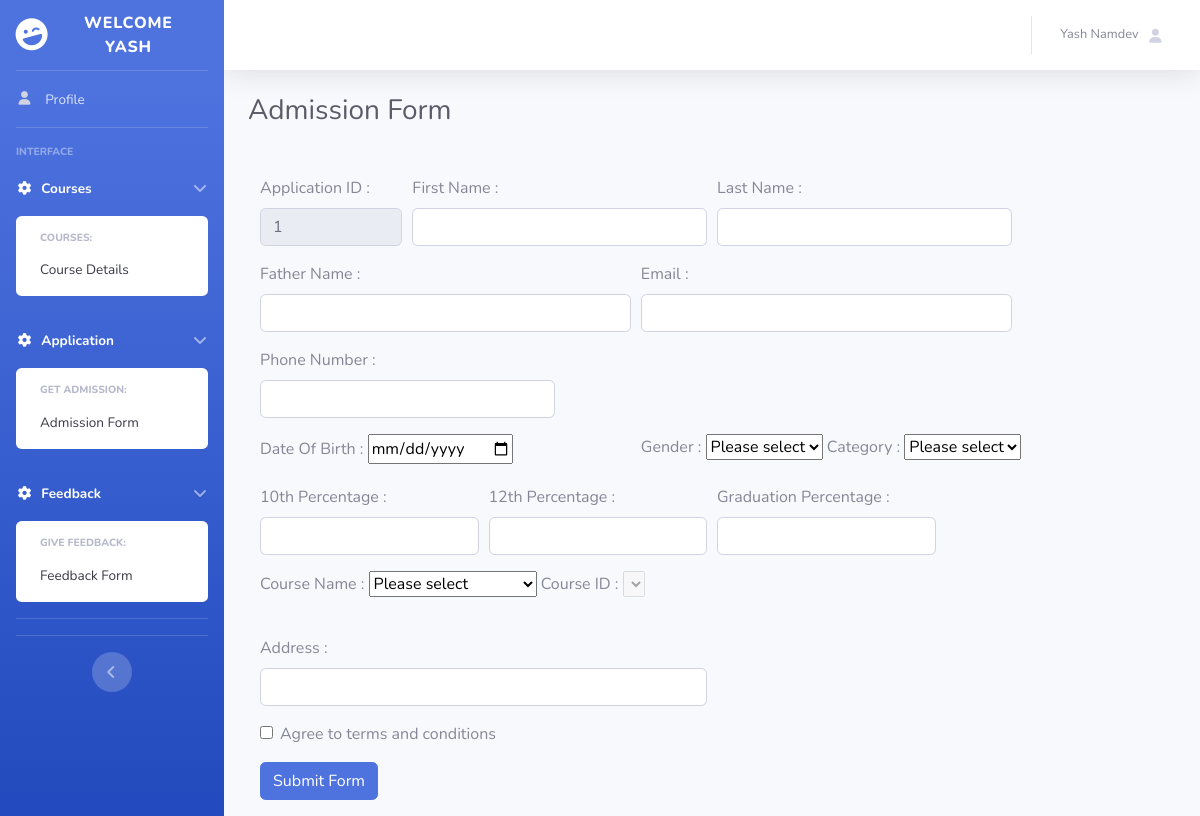
The page /pp/admissionform.php (signed in) on the database its author committed.
### tables this page shows
CREATE TABLE `register` (
  `id` int(20) NOT NULL,
  `firstname` varchar(20) NOT NULL,
  `lastname` varchar(20) NOT NULL,
  `dob` date NOT NULL,
  `gender` varchar(10) NOT NULL,
  `email` varchar(20) NOT NULL,
  `num` bigint(15) NOT NULL,
  `password` varchar(20) NOT NULL,
  `cpassword` varchar(20) NOT NULL,
  `time` timestamp NOT NULL DEFAULT current_timestamp()
);

### pp/admissionform.php (the view, shortened to what this page needs)
<?php
require 'connection.php';
if(!empty($_SESSION["id"])){
  $id = $_SESSION["id"];
  $result = mysqli_query($conn, "SELECT * FROM register WHERE id = $id");
  $row = mysqli_fetch_assoc($result);
}
else{
  header("Location: login.html");
}
?>
<!DOCTYPE html>
<html lang="en">
<head>
   <link href="vendor/fontawesome-free/css/all.min.css" rel="stylesheet" type="text/css">
   <link href="css/sb-admin-2.min.css" rel="stylesheet">
</head>
<body>
                <div id="wrapper">
                    <ul class="navbar-nav bg-gradient-primary sidebar sidebar-dark accordion" id="accordionSidebar">
                        <a class="sidebar-brand d-flex align-items-center justify-content-center" href="">
                            <div class="sidebar-brand-icon rotate-n-15">
                                <i class="fas fa-laugh-wink"></i>
                            </div>
                            <div class="sidebar-brand-text mx-3">Welcome <?php echo $row["firstname"]  ?></div>
                        </a>
                        <hr class="sidebar-divider my-0">
                        <li class="nav-item">
                            <a class="nav-link" href="profile.php">
                                <span>Profile</span></a>
                        </li>
                        <hr class="sidebar-divider">
                        <div class="sidebar-heading">
                            Interface
                        </div>
                        <li class="nav-item active">
                            <a class="nav-link" href="#" data-toggle="collapse" data-target="#collapseTwo"
                                aria-expanded="true" aria-controls="collapseTwo">
                                <i class="fas fa-fw fa-cog"></i>
                                <span>Courses</span>
                            </a>
                            <div id="collapseTwo" class="collapse show" aria-labelledby="headingTwo"
                                data-parent="#accordionSidebar">
                                <div class="bg-white py-2 collapse-inner rounded">
                                    <h6 class="collapse-header">Courses:</h6>
                                    <a class="collapse-item " href="stcourse.php">Course Details</a>
                                </div>
                            </div>
                        </li>
                        <li class="nav-item active">
                            <a class="nav-link" href="#" data-toggle="collapse" data-target="#collapseTwo"
                                aria-expanded="true" aria-controls="collapseTwo">
                                <i class="fas fa-fw fa-cog"></i>
                                <span>Application</span>
                            </a>
                            <div id="collapseTwo" class="collapse show" aria-labelledby="headingTwo"
                                data-parent="#accordionSidebar">
                                <div class="bg-white py-2 collapse-inner rounded">
                                    <h6 class="collapse-header">Get Admission:</h6>
                                    <a class="collapse-item " href="admissionform.php">Admission Form</a>
                                </div>
                            </div>
                        </li>
                        <li class="nav-item active">
                            <a class="nav-link" href="#" data-toggle="collapse" data-target="#collapseTwo"
                                aria-expanded="true" aria-controls="collapseTwo">
                                <i class="fas fa-fw fa-cog"></i>
                                <span>Feedback</span>
                            </a>
                            <div id="collapseTwo" class="collapse show" aria-labelledby="headingTwo"
                                data-parent="#accordionSidebar">
                                <div class="bg-white py-2 collapse-inner rounded">
                                    <h6 class="collapse-header">Give Feedback:</h6>
                                    <a class="collapse-item " href="feedback.php">Feedback Form</a>
                                </div>
                            </div>
                        </li>
                        <hr class="sidebar-divider">
                        <hr class="sidebar-divider d-none d-md-block">
                        <div class="text-center d-none d-md-inline">
                            <button class="rounded-circle border-0" id="sidebarToggle"></button>
                        </div>
                    </ul>
                    <div id="content-wrapper" class="d-flex flex-column">
                        <div id="content">
                            <nav class="navbar navbar-expand navbar-light bg-white topbar mb-4 static-top shadow">
                                <ul class="navbar-nav ml-auto">
                                    <li class="nav-item dropdown no-arrow">
                                        <a class="nav-link dropdown-toggle" href="#" id="userDropdown" role="button"
                                            data-toggle="dropdown" aria-haspopup="true" aria-expanded="false">
                                            <span class="mr-2 d-none d-lg-inline text-gray-600 small"><?php echo $row['firstname']; ?>
                                                <?php echo $row['lastname']; ?></span>
                                            <i class="fas fa-user fa-sm fa-fw mr-2 text-gray-400"></i>
                                        </a>
                                    </li>
                                </ul>
                            </nav>
                            <div class="container-fluid">
                                <div class="d-sm-flex align-items-center justify-content-between mb-4">
                                    <h1 class="h3 mb-0 text-gray-800">Admission Form</h1>
                                </div><br>
                                <div class="row d-flex justify-content-center">
                                    <div class="form-main" id="stform">
                                        <div class="container">
                                            <div class="row-cols-1 blanks">
                                                <form action="admissionformconn.php" method="post">
                                                    <div class="form-row">
                                                    <div class="col-md-2 mb-3">
                                                            <label for="validationDefault01">Application ID : </label>
                                                            <input type="text" class="form-control" name="appid"
                                                                id="validationDefault00" value="<?php echo $row["id"];?>" readonly>
                                                        </div>
                                                        <div class="col-md-4 mb-3">
                                                            <label for="validationDefault01">First Name : </label>
                                                            <input type="text" class="form-control" name="firstname"
                                                                id="validationDefault01" value=""  required>
                                                        </div>
                                                        <div class="col-md-4 mb-3">
                                                            <label for="validationDefault02">Last Name : </label>
                                                            <input type="text" class="form-control" name="lastname"
                                                                id="validationDefault02" value="" required>
                                                        </div>
                                                    </div>
                                                    <div class="form-row">
                                                    <div class="col-md-5 mb-3">
                                                            <label for="text">Father Name : </label>
                                                            <input type="text" class="form-control" id="email" value=""
                                                                required  name="fname">
                                                        </div>
                                                        <div class="col-md-5 mb-3">
                                                            <label for="email">Email : </label>
                                                            <input type="text" class="form-control" id="email" value=""
                                                                required  name="email">
                                                        </div>
                                                        <div class="col-md-4 mb-3">
                                                            <label for="Phone">Phone Number : </label>
                                                            <input type="tel" class="form-control" id="phone" value=""
                                                                required  minlength="10"  name="num" maxlength="10" >
                                                        </div>
                                                        </div>
                                                        <div class="form-row">
                                                        <div class="col-md-5 mb-3">
                                                            <label for="dob">Date Of Birth : </label>
                                                            <input type="date" id="dob" required name="dob" value="">
                                                        </div>
                                                        <div class="col-md-6 mb-3">
                                                            <label for="">Gender : </label>
                                                <select id="gender" required name="gender" value="">
                                                    <option value="">Please select</option>
                                                </select>
                                                <label for="">Category : </label>
                                                <select id="gender" required name="category" value="">
                                                    <option value="">Please select</option>
                                                </select>
                                                        </div></div>
                                                        <div class="form-row">
                                                        <div class="col-md-3 mb-3">
                                                            <label for="Phone">10th Percentage : </label>
                                                            <input type="phone" class="form-control" id="" value=""
                                                                required   name="10%">
                                                        </div>
                                                        <div class="col-md-3 mb-3">
                                                            <label for="Phone">12th Percentage : </label>
                                                            <input type="phone" class="form-control" id="" value=""
                                                                required    name="12%">
                                                        </div>
                                                        <div class="col-md-3 mb-3">
                                                            <label for="Phone">Graduation Percentage : </label>
                                                            <input type="phone" class="form-control" id="" value=""
                                                                required    name="graduation%">
                                                        </div>
                                                        <div class="col-md-6 mb-3">
                                                        <label for="">Course Name :</label>
                                                <select name="parent_selection" id="parent_selection" required  value="">
                                                    <option value="">Please select</option>
                                                </select>
                                                <label for="">Course ID :</label>
                                                <select name="child_selection" id="child_selection" disabled="disabled"></select>
                                                </div></div>
                                                    </div>
                                                    <div class="form-row">
                                                    <div class="col-md-6 mb-3">
                                                            <label for="phone">Address : </label>
                                                            <input type="text" class="form-control" id="phone" value=""
                                                                required    name="address">
                                                        </div></div>
                                                    <div class="form-group">
                                                        <div class="form-check">
                                                            <input class="form-check-input" type="checkbox" value=""
                                                                id="invalidCheck2" required>
                                                            <label class="form-check-label" for="invalidCheck2">
                                                                Agree to terms and conditions
                                                            </label>
                                                        </div>
                                                    </div>
                                                    <button class="btn btn-primary" type="submit" name="submit">Submit Form</button>
                                            </div>
                                        </div>
                                    </div>
                                </div>
                            </div>
                        </div>
                    </div>
</body>
</html>

### rows shown on the page
register: firstname "YASH", firstname "Yash", lastname "Namdev", appid "1"
